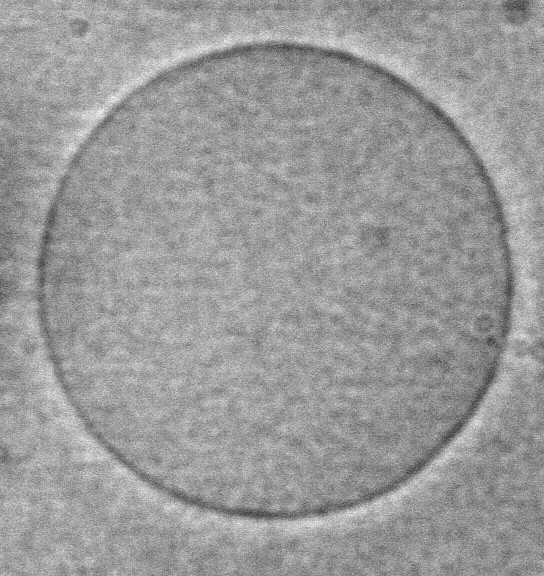
#> input picture analisis_imagenes/ves_full_150_002.jpg, 544 x 576 px
$ jupyter execute --allow-errors intro_imagenes.ipynb   (shell and % lines are left out)   (older library calls are emulated)
#> lines starting #> are read from the running program, lines starting #| are printed output that depends on the picture
[cell 1]
%pylab inline
import scipy
from scipy import misc
from scipy import ndimage

#> (a cell that did not finish here is left out)

#> (a cell that did not finish here is left out)

#> (a cell that did not finish here is left out)

#> (a cell that did not finish here is left out)

#> (a cell that did not finish here is left out)

#> (a cell that did not finish here is left out)

#> (a cell that did not finish here is left out)

#> (a cell that did not finish here is left out)

#> (a cell that did not finish here is left out)

[cell 11]
from skimage import feature

[cell 12]
im = np.zeros((256, 256))
im[64:-64, 64:-64] = 2

im = ndimage.rotate(im, 15, mode='constant')
im = ndimage.gaussian_filter(im, 3)

sy = ndimage.sobel(im, axis=0, mode='constant')
sx = ndimage.sobel(im, axis=1, mode='constant')
sob = np.hypot(sx, sy)

plt.figure(figsize=(16, 5))
plt.subplot(141)
plt.imshow(im, cmap=plt.cm.gray)
plt.axis('off')
plt.title('square', fontsize=20)
plt.subplot(142)
plt.imshow(sy)
plt.axis('off')
plt.title('Sobel (y direction)', fontsize=20)
plt.subplot(143)
plt.imshow(sob)
plt.axis('off')
plt.title('Sobel filter', fontsize=20)

im_noisy = im + 0.07*np.random.random(im.shape)

sx = ndimage.sobel(im_noisy, axis=0, mode='constant')
sy = ndimage.sobel(im_noisy, axis=1, mode='constant')
sob = np.hypot(sx, sy)

plt.subplot(144)
plt.imshow(sob)
plt.axis('off')
plt.title('Sobel for noisy image', fontsize=20)


plt.subplots_adjust(wspace=0.02, hspace=0.02, top=1, bottom=0, left=0, right=0.9)

plt.show()
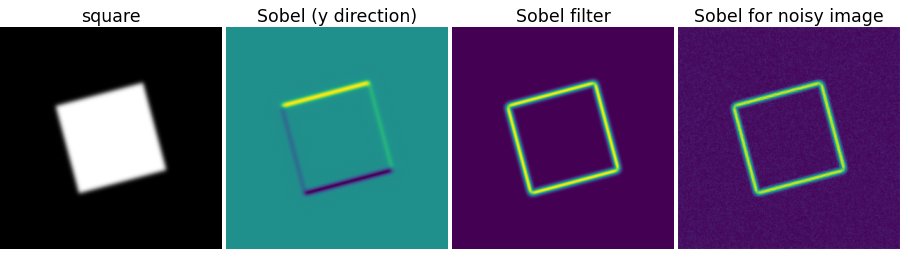
#> figure drawn by matplotlib, 4 panels

[cell 13]
# Compute the Canny filter for two values of sigma
edges1 = feature.canny(im)
edges2 = feature.canny(im, sigma=3)

# display results
fig, (ax1, ax2, ax3) = plt.subplots(nrows=1, ncols=3, figsize=(8, 3),
                                    sharex=True, sharey=True)

ax1.imshow(im, cmap=plt.cm.gray)
ax1.axis('off')
ax1.set_title('square', fontsize=15)

ax2.imshow(edges1, cmap=plt.cm.gray)
ax2.axis('off')
ax2.set_title('Canny filter, $\sigma=1$', fontsize=15)

ax3.imshow(edges2, cmap=plt.cm.gray)
ax3.axis('off')
ax3.set_title('Canny filter, $\sigma=3$', fontsize=15)

fig.tight_layout()

plt.show()
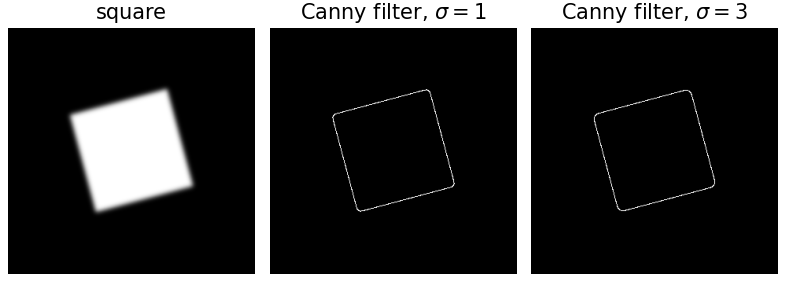
#> figure drawn by matplotlib, 3 panels

[cell 14]
from skimage.transform import (hough_line, hough_line_peaks,
                               probabilistic_hough_line)

[cell 15]
h, theta, d = hough_line(edges1)

fig, axes = plt.subplots(1, 3, figsize=(15, 6))
ax = axes.ravel()

ax[0].imshow(im, cmap=cm.gray)
ax[0].set_title('Input image')
ax[0].set_axis_off()

ax[1].imshow(edges1, cmap=plt.cm.gray)
ax[1].axis('off')
ax[1].set_title('Canny filter, $\sigma=1$', fontsize=15)

ax[2].imshow(im, cmap=cm.gray)
for _, angle, dist in zip(*hough_line_peaks(h, theta, d)):
    y0 = (dist - 0 * np.cos(angle)) / np.sin(angle)
    y1 = (dist - im.shape[1] * np.cos(angle)) / np.sin(angle)
    ax[2].plot((0, im.shape[1]), (y0, y1), '-r')
ax[2].set_xlim((0, im.shape[1]))
ax[2].set_ylim((im.shape[0], 0))
ax[2].set_axis_off()
ax[2].set_title('Detected lines')
plt.tight_layout()
plt.show()
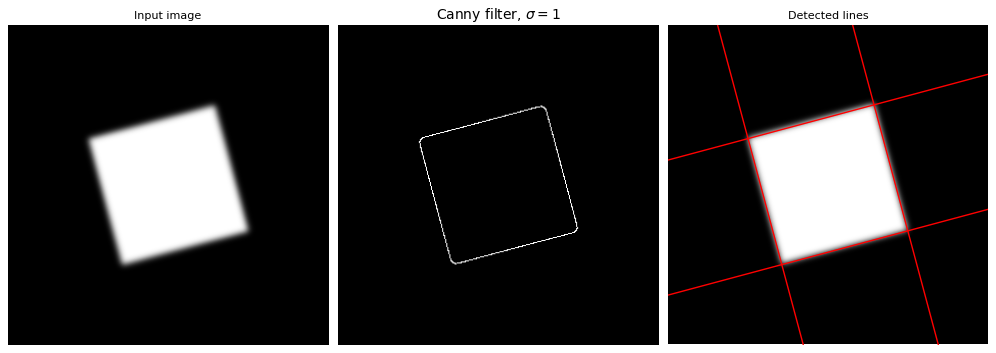
#> figure drawn by matplotlib, 3 panels

Ahora es momento de que ustedes trabajen un poco.

Hace varios años trabajé en un proyecto donde se deseaba reconocer vesículas lipídicas en imágenes como las mostradas en la siguiente figura. El objetivo era encontrar para cada vesícula su tamaño (diámetro) y la posición de su centroide.
Implemente un algoritmo basado en un filtro Canny y una transformada de Hough para solucionar el problema planteado.

Le recomiendo revisar la función hough_circle documentada [acá](http://scikit-image.org/docs/dev/auto_examples/edges/plot_circular_elliptical_hough_transform.html).

Evalue el desempeño del algoritmos utilizando, previo al filtro Canny, algunos filtros para reducir el ruido de la imagen.

#> (a cell that did not finish here is left out)

[cell 17]
from skimage import data, color
from skimage.transform import hough_circle, hough_circle_peaks
from skimage.feature import canny
from skimage.draw import circle_perimeter
from skimage.util import img_as_ubyte

[cell 18]
from PIL import Image, ImageFilter

[cell 19]
Im1 = Image.open("ves_full_150_002.jpg")
#> Im1 is the input picture: PIL image 544x576 RGB; min 41, max 255, mean 154.2
imagenbn = Im1.convert("L")
#> (the rest of this cell did not finish here and is left out)

[cell 20]
type(Im1)

[cell 21]
Im2 = ndimage.gaussian_filter(Im1, 3.5)

$ run again, with analisis_imagenes/metalografia.jpg copied over analisis_imagenes/ves_full_150_002.jpg
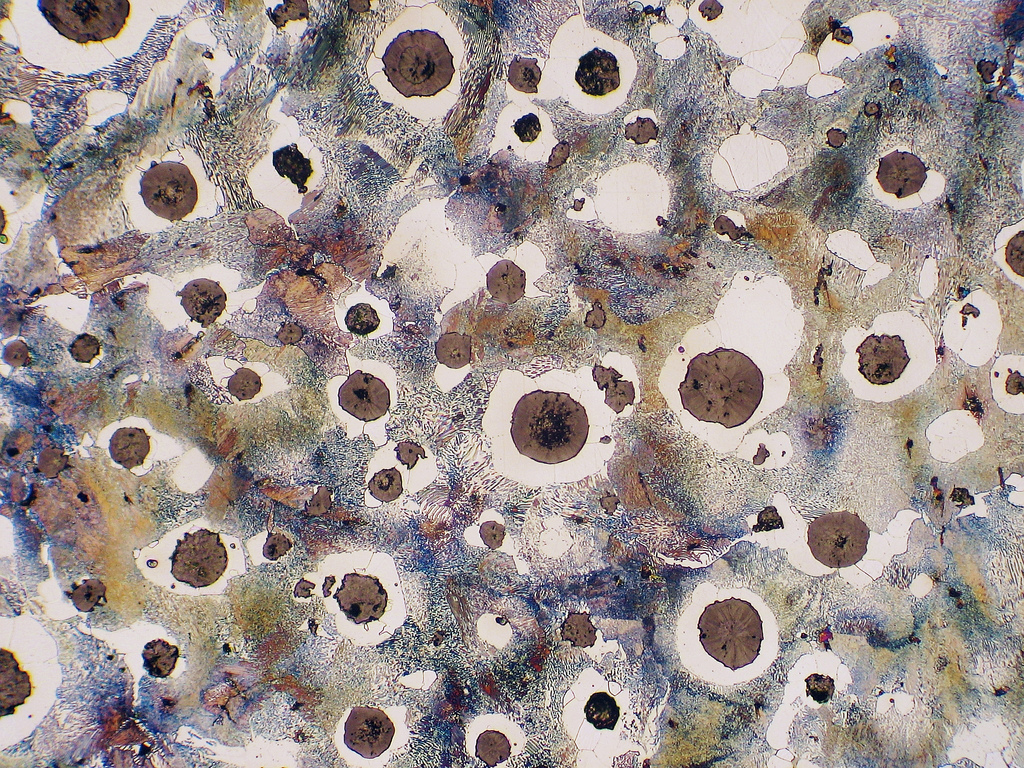
#> input picture analisis_imagenes/metalografia.jpg, 1024 x 768 px
#> Im1 is the input picture: PIL image 1024x768 RGB; mean R, G, B 156.8, 145.8, 143.1
#> `imagenbn = Im1.convert("L")`:
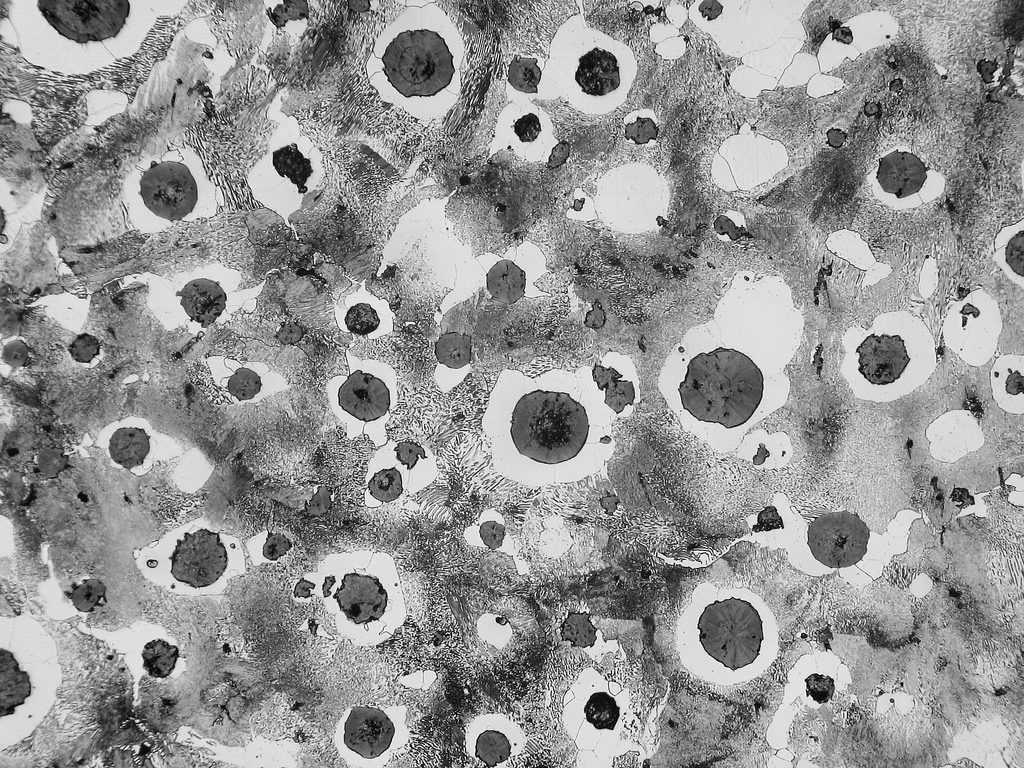
#> imagenbn: PIL image 1024x768 L; min 0, max 255, mean 148.8
#> `Im2 = ndimage.gaussian_filter(Im1, 3.5)`:
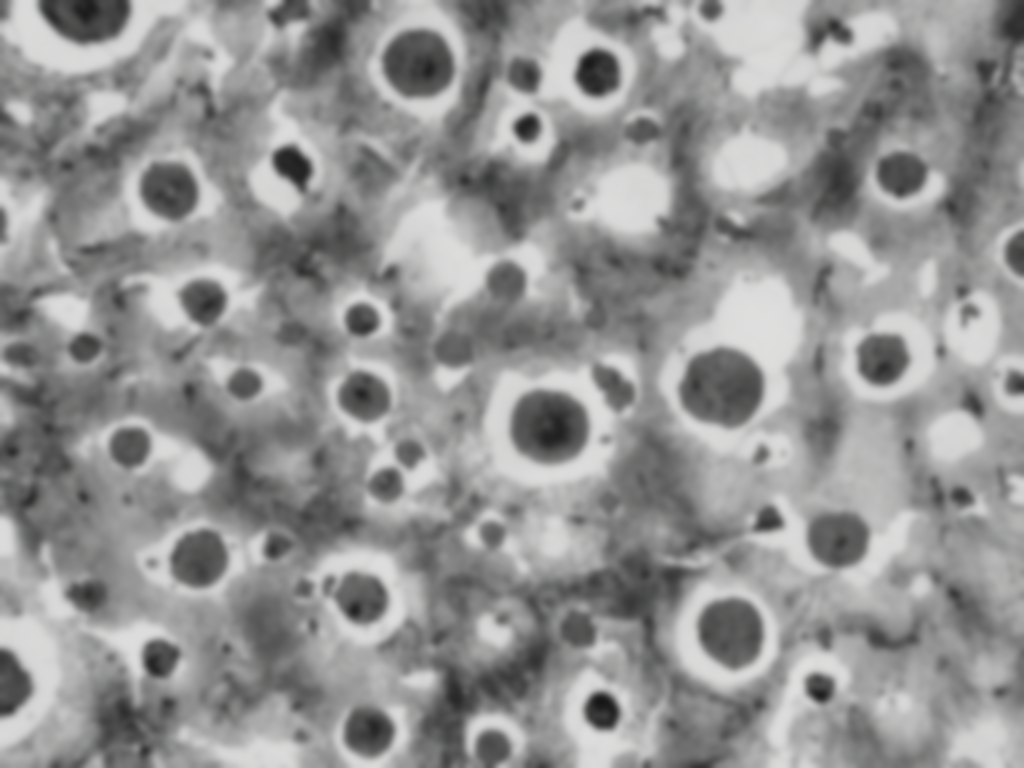
#> Im2: shape (768, 1024, 3); mean R, G, B 147.2, 147.2, 147

$ run again, with analisis_imagenes/nodular.jpg copied over analisis_imagenes/ves_full_150_002.jpg
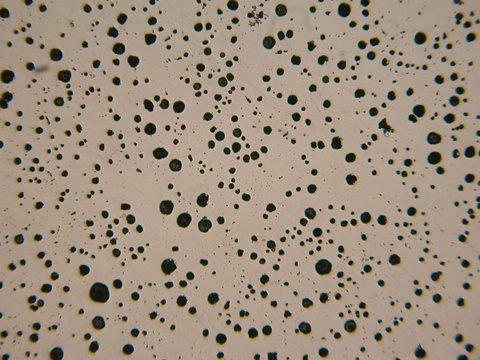
#> input picture analisis_imagenes/nodular.jpg, 480 x 360 px
#> Im1 is the input picture: PIL image 480x360 RGB; mean R, G, B 157.2, 142.6, 125.4
#> `imagenbn = Im1.convert("L")`:
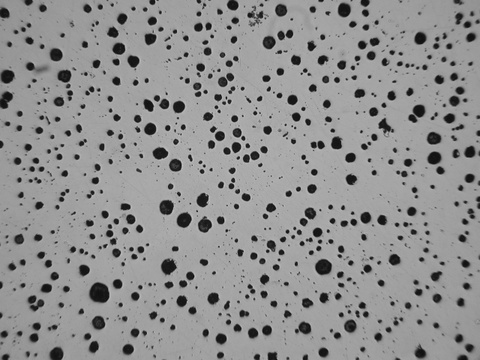
#> imagenbn: PIL image 480x360 L; min 8, max 201, mean 145
#> `Im2 = ndimage.gaussian_filter(Im1, 3.5)`:
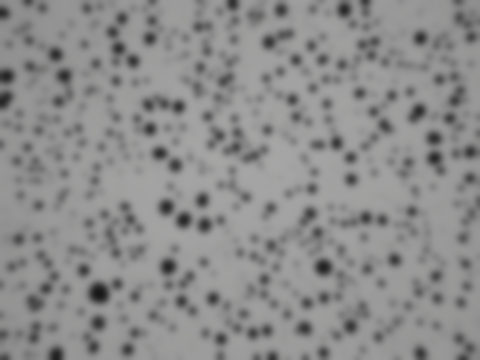
#> Im2: shape (360, 480, 3); mean R, G, B 140.4, 140.2, 140.1
